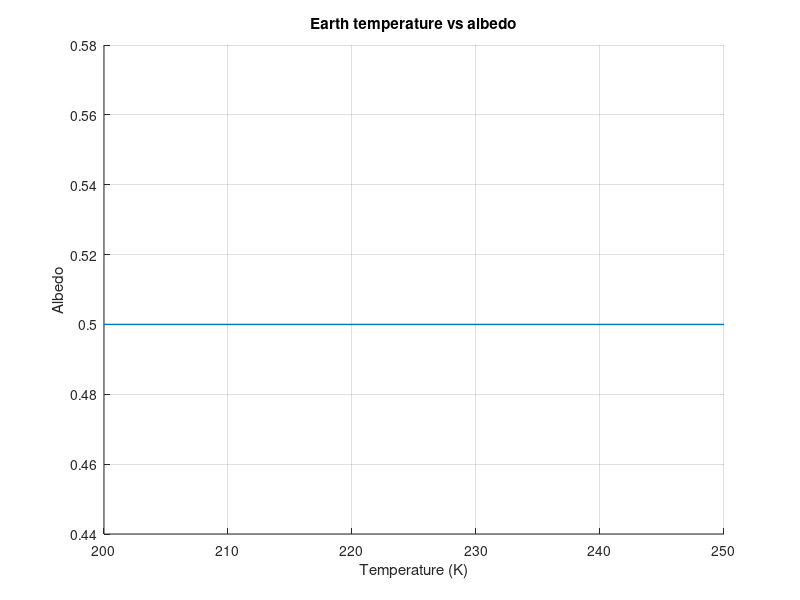

Here is the MATLAB script that generated this plot: (Note: this script raises an error after producing the figure.)
clear

% For plotting
h = figure;
hold on;
grid on;
title('Earth temperature vs albedo');
xlabel('Temperature (K)');
ylabel('Albedo');

% Variables
alpha = 0; % Albedo - describes how much sunlight Earth reflects.
sigma = 5.67 * 1e-8; % Stefan-Boltzmann constant - total intensity.
I = 344; % Incident - short-wave radiation from the sun.
% Base function - balance between amount of emitted/absorbed energy:
% (1 - alpha) * I  = sigma * T^4

% Case 1:
% When temperature on Earth is T1 = 235 K,
% then alpha is 0.5 (high albedo - there is ice and clouds reflecting sun).
alpha1 = 0.5;
T1_mean = nthroot((1-alpha1)*I/sigma, 4); % 234 K
line([200 250],[alpha1 alpha1],'LineWidth',1);

% Case 2:
% When temperature is between 250 and 270 K, then albedo has functional
% dependency of (270 - T) / 40. After solving balance equation and summing
% temperatures, then mean is 259 K.
T2 = 250:1:270;
alpha2 = (270 - T2) / 40;
syms T; % Define symbol for solving equation
eqnLeft = T; % Left side of equation
eqnRight = nthroot((1-(270 - T) / 40)*I/sigma, 4); % Right side of equation
initialGuess = 300; % Initial guess where solution converges to 260 K.
T_mean = vpasolve(eqnLeft == eqnRight, T, initialGuess); % 260 K
plot(T2, alpha2);

% Case 3:
% When temperature on Earth is T3 = 280 K,
% then alpha is 0 (low albedo - no ice and clouds reflecting sun).
alpha3 = 0;
T3_mean = nthroot((1-alpha3)*I/sigma, 4); % 279 K
line([270 300],[alpha3 alpha3],'LineWidth',1);

% Save plot to file
saveas(h, 'ex4','jpg');

% Summary: 
% In first case average temperature is 234 K, 
% in second case 259 K 
% and in third case 279 K.
